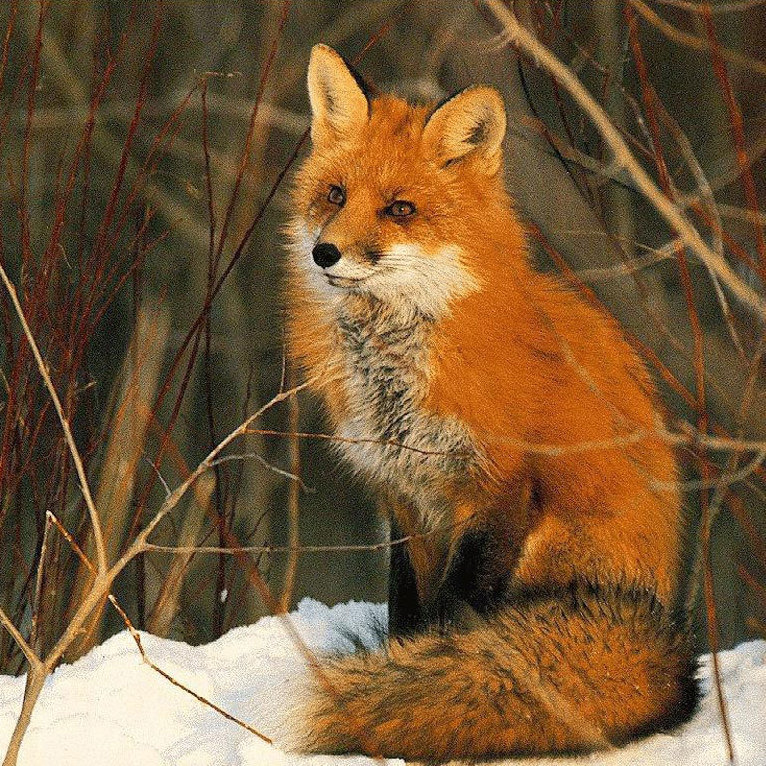
#> input picture sheet01/material/red-fox.jpg, 766 x 766 px
$ jupyter execute --allow-errors 'Exercise 1.ipynb'   (older library calls are emulated)
#> lines starting #> are read from the running program, lines starting #| are printed output that depends on the picture
[cell 1]
import os
import sys

import matplotlib.pyplot as plt
import numpy as np
import sklearn

from skimage.color import rgb2grey
from skimage.transform import resize, rotate, AffineTransform, warp
from sklearn.feature_extraction.image import extract_patches_2d

[cell 2]
# load image
img = plt.imread("material/red-fox.jpg")
#> img is the input picture: shape (766, 766, 3); mean R, G, B 118.4, 89.7, 56.8
plt.imshow(img); plt.show()

[cell 3]
# print w h c
print("Width: {}, Height: {}, Channels: {}".format(img.shape[0], img.shape[1], img.shape[2]))
#| Width: 766, Height: 766, Channels: 3

#> (a cell that did not finish here is left out)

[cell 5]
# resize
img_resized = resize(img, (227, 227))
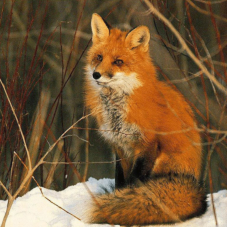
#> img_resized: shape (227, 227, 3) float64; mean R, G, B 0.464, 0.352, 0.223
plt.imshow(img_resized); plt.show()

[cell 6]
# to grey
img_gray = rgb2grey(img)
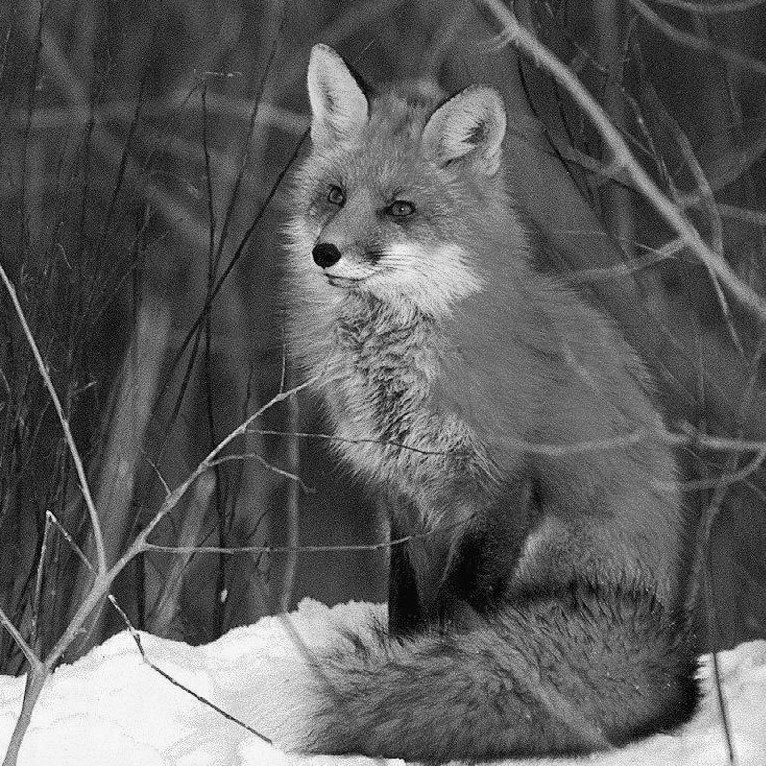
#> img_gray: shape (766, 766) float64; min 0, max 1, mean 0.366
plt.imshow(img_gray, cmap='gray'); plt.show()  # cmap shall not be grey but gray :D

[cell 7]
# rotate
img_rotate = rotate(img, 30)
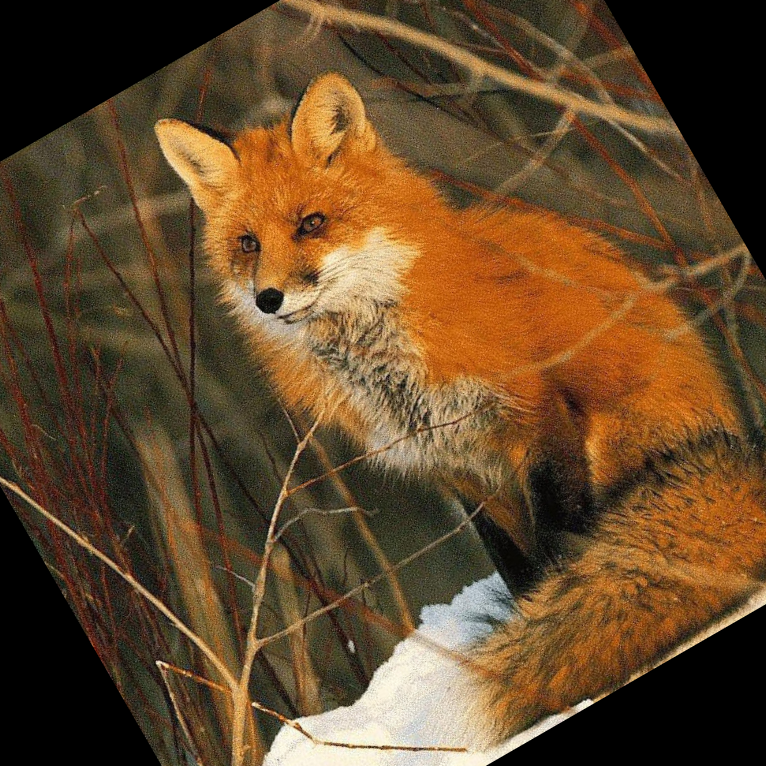
#> img_rotate: shape (766, 766, 3) float64; mean R, G, B 0.389, 0.284, 0.168
plt.imshow(img_rotate, cmap='gray'); plt.show()

[cell 8]
# arbitrary affine transformation
def a_affine_transformation(img):
    return img
img_affine = a_affine_transformation(img)
plt.imshow(img_affine); plt.show()

# but here you get what you want
class ArbitraryAffine:
    def __init__(self, rotation, translation):
        self.trans = AffineTransform(translation=translation, rotation=rotation)

    def forward(self, img):
        return warp(img, self.trans, mode='wrap', preserve_range=True).astype(img.dtype)
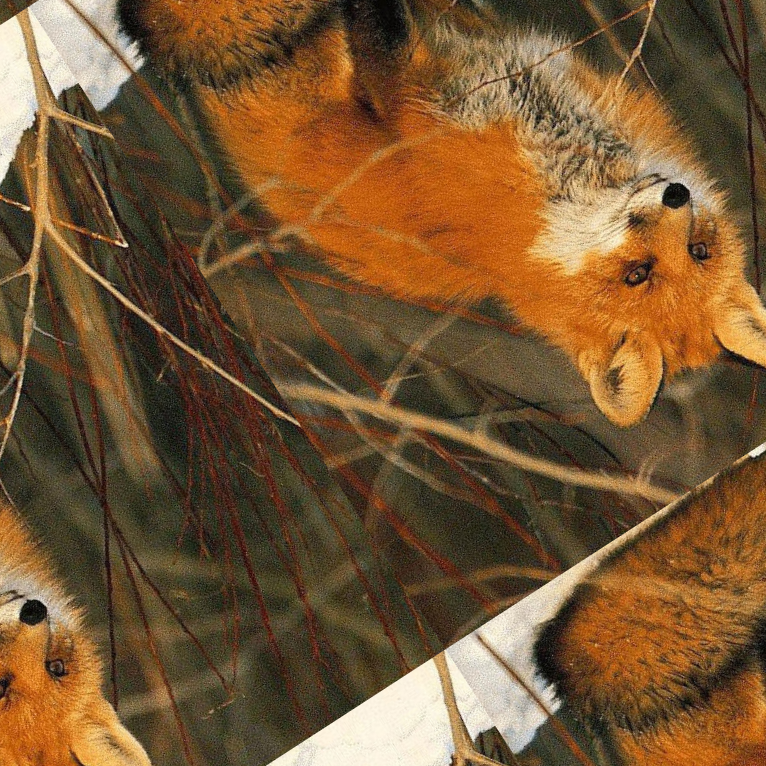
#> returned value: shape (766, 766, 3); mean of channels 0, 1, 2 118, 86.6, 51.8; drawn as R, G, B

img_affine = ArbitraryAffine(10, (20, 20)).forward(img)
plt.imshow(img_affine); plt.show()
